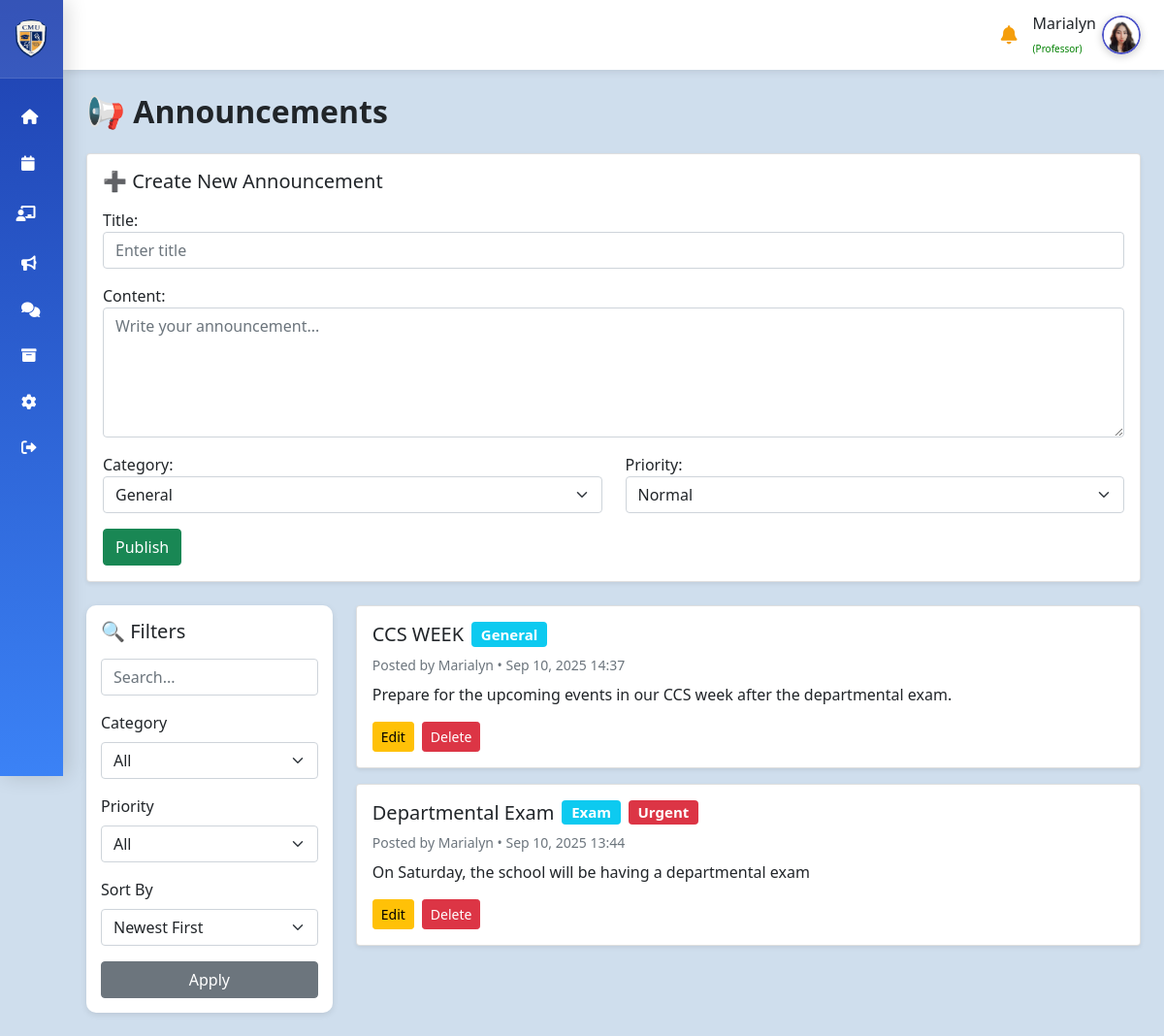
The app's page /teachers/announcement/ (signed in) with its own data.
### accounts/models.py (models this page shows, shortened)
class User(AbstractUser):
    ROLE_CHOICES = [
        ('student', 'Student'),
        ('teacher', 'Teacher'),
        ('parent', 'Parent'),
        ('admin', 'Admin'),
        ("school_admin", "School Admin"),
    ]
    role = models.CharField(
        max_length=20,
        choices=ROLE_CHOICES,
        blank=True,   # ✅ allow empty
        null=True     # ✅ allow NULL in DB
    )

class Profile(models.Model):
    user = models.OneToOneField(settings.AUTH_USER_MODEL, on_delete=models.CASCADE)
    avatar = models.ImageField(upload_to='avatars/', blank=True, null=True)  # Local uploads
    avatar_url = models.URLField(blank=True, null=True)  # For Google or external URLs

### teachers/models.py (models this page shows, shortened)
class Announcement(models.Model):
    CATEGORY_CHOICES = [
        ('exam', 'Exams'),
        ('event', 'Events'),
        ('reminder', 'Reminders'),
        ('general', 'General'),
    ]
    PRIORITY_CHOICES = [
        ('normal', 'Normal'),
        ('high', 'Urgent'),
    ]
    title = models.CharField(max_length=200)
    content = models.TextField()
    category = models.CharField(max_length=20, choices=CATEGORY_CHOICES, default='general')
    priority = models.CharField(max_length=10, choices=PRIORITY_CHOICES, default='normal')
    date_posted = models.DateTimeField(auto_now_add=True)
    author = models.ForeignKey(settings.AUTH_USER_MODEL, on_delete=models.CASCADE)

### teachers/views.py (the view)
# urls.py: path("announcement/", views.announcement_list, name="announcement_list"),
@login_required
def announcement_list(request):
    announcements = Announcement.objects.all().order_by('-date_posted')
    classes = Class.objects.filter(teacher=request.user, is_archived=False)
    search_query = request.GET.get("search")
    category = request.GET.get("category")
    priority = request.GET.get("priority")
    sort = request.GET.get("sort")
    if search_query:
        announcements = announcements.filter(title__icontains=search_query) | announcements.filter(content__icontains=search_query)
    if category:
        announcements = announcements.filter(category=category)
    if priority:
        announcements = announcements.filter(priority=priority)
    if sort == "oldest":
        announcements = announcements.order_by("date_posted")
    form = None
    if hasattr(request.user, "role") and request.user.role in ["teacher", "school_admin"]:
        if request.method == "POST":
            form = AnnouncementForm(request.POST)
            if form.is_valid():
                ann = form.save(commit=False)
                ann.author = request.user
                ann.save()
                return redirect("teachers:announcement_list")
        else:
            form = AnnouncementForm()
    return render(request, "teachers/announcement.html", {
        "announcements": announcements,
        "form": form,
        'classes': classes,
        'class_count': classes.count()
    })

### teachers/forms.py
class AnnouncementForm(forms.ModelForm):
    class Meta:
        model = Announcement
        fields = ['title', 'content', 'category', 'priority']
        widgets = {
            'title': forms.TextInput(attrs={'class': 'form-control', 'placeholder': 'Enter title'}),
            'content': forms.Textarea(attrs={'class': 'form-control', 'rows': 5, 'placeholder': 'Write your announcement...'}),
            'category': forms.Select(attrs={'class': 'form-select'}),
            'priority': forms.Select(attrs={'class': 'form-select'}),
        }

### teachers/templates/teachers/announcement.html (shortened to what this page needs)
{% load static %}
<!DOCTYPE html>
<html lang="en">
<head>
  <link rel="stylesheet" href="{% static 'teachers/dashboard.css' %}">
  <link href="https://cdn.jsdelivr.net/npm/bootstrap@5.3.3/dist/css/bootstrap.min.css" rel="stylesheet">
   <link rel="stylesheet" href="https://cdnjs.cloudflare.com/ajax/libs/font-awesome/6.4.0/css/all.min.css">
    <link href="https://cdn.jsdelivr.net/npm/bootstrap@5.1.3/dist/css/bootstrap.min.css" rel="stylesheet">
    <link href="https://cdnjs.cloudflare.com/ajax/libs/font-awesome/6.0.0/css/all.min.css" rel="stylesheet">
</head>
<body>
<div class="sidebar-hover-area" id="sidebarHoverArea"></div>
<div class="sidebar closed" id="sidebar">
    <div class="logo">
        <img src="{% static 'images/cmu.jpg' %}" alt="CMU Logo">
    </div>
    <nav class="nav-menu">
        <a href="{% url 'teachers:dashboard' %}" class="nav-item"><i class="fas fa-home"></i><span class="nav-label">Home</span></a>
        <a href="{% url 'teachers:calendar' %}" class="nav-item"><i class="fas fa-calendar"></i><span class="nav-label">Event Calendar</span></a>
        <div class="dropdown-container">
            <div class="teaching-header" id="teachingHeader">
                <div class="teaching-content">
                    <i class="fas fa-chalkboard-user"></i>
                </div>
            </div>
        </div>
        <a href="{% url 'teachers:announcement_list' %}" class="nav-item"><i class="fas fa-bullhorn"></i><span class="nav-label">Announcement</span></a>
        <a href="{% url 'teachers:messages_inbox' %}" class="nav-item"><i class="fas fa-comments"></i><span class="nav-label">Messages</span></a>
        <a href="{% url 'teachers:archived_classes' %}" class="nav-item"><i class="fas fa-archive"></i><span class="nav-label">Archived Classes</span></a>
        <a href="#" class="nav-item"><i class="fas fa-cog"></i><span class="nav-label">Settings</span></a>
        <a href="{% url 'account_logout' %}" class="nav-item"><i class="fas fa-sign-out-alt"></i><span class="nav-label">Logout</span></a>
    </nav>
</div>
<div class="main-content">
    <header class="header">
        <div class="header-right">
            <i class="fas fa-bell notification-icon"></i>
           <div class="user-profile">
                    <span>{{ user.first_name }} <br> <span style="font-size: 10px; color: green;">(Professor)</span></span>
                    <div class="user-profile" id="userProfileDropdown">
                        <div class="user-avatar" id="userAvatarBtn">
                           {% if user.profile and user.profile.avatar %}
            <img src="{{ user.profile.avatar.url }}" alt="User Avatar" class="rounded-circle" style="width:40px; height:40px; object-fit:cover;">
        {% else %}
            <div class="rounded-circle bg-primary text-white d-flex justify-content-center align-items-center"
                 style="width:40px; height:40px; font-weight:bold; font-size:18px;">
                {{ user.first_name|first|upper }}
            </div>
        {% endif %}
                        </div>
                    </div>
                </div>
        </div>
    </header>
<div class="container mt-4">
  <h2 class="fw-bold mb-4">📢 Announcements</h2>
  {% if user.role == "teacher" or user.role == "school_admin" %}
  <div class="card shadow-sm mb-4">
    <div class="card-body">
      <h5 class="mb-3">➕ Create New Announcement</h5>
      <form method="post" action="">
        <div class="mb-3">{{ form.title.label_tag }} {{ form.title }}</div>
        <div class="mb-3">{{ form.content.label_tag }} {{ form.content }}</div>
        <div class="row">
          <div class="col-md-6 mb-3">{{ form.category.label_tag }} {{ form.category }}</div>
          <div class="col-md-6 mb-3">{{ form.priority.label_tag }} {{ form.priority }}</div>
        </div>
        <button type="submit" class="btn btn-success">Publish</button>
      </form>
    </div>
  </div>
  {% endif %}
  <div class="row">
    <div class="col-md-3 mb-4">
      <div class="filter-panel">
        <h5 class="mb-3">🔍 Filters</h5>
        <form method="get">
          <div class="mb-3"><input type="text" name="search" class="form-control" placeholder="Search..."></div>
          <div class="mb-3">
            <label class="form-label">Category</label>
            <select name="category" class="form-select">
              <option value="">All</option>
            </select>
          </div>
          <div class="mb-3">
            <label class="form-label">Priority</label>
            <select name="priority" class="form-select">
              <option value="">All</option>
            </select>
          </div>
          <div class="mb-3">
            <label class="form-label">Sort By</label>
            <select name="sort" class="form-select">
              <option value="newest">Newest First</option>
            </select>
          </div>
          <button type="submit" class="btn btn-secondary w-100">Apply</button>
        </form>
      </div>
    </div>
    <div class="col-md-9">
      {% for announcement in announcements %}
      <div class="card announcement-card shadow-sm mb-3">
  <div class="card-body">
    <h5 class="card-title d-flex align-items-center">
      {{ announcement.title }}
      <span class="badge bg-info ms-2">{{ announcement.category|title }}</span>
      {% if announcement.priority == "high" %}
      <span class="badge bg-danger ms-2">Urgent</span>
      {% endif %}
    </h5>
    <p class="text-muted small mb-2">
      Posted by {{ announcement.author.get_full_name|default:announcement.author.username }}
      • {{ announcement.date_posted|date:"M d, Y H:i" }}
    </p>
    <p class="card-text">{{ announcement.content|truncatewords:25 }}</p>
    <div class="d-flex align-items-center gap-2">
      {% if user == announcement.author or user.role == "school_admin" %}
        <a href="{% url 'teachers:announcement_edit' announcement.id %}"
           class="btn btn-sm btn-warning">
           Edit
        </a>
        <form method="post"
              action="{% url 'teachers:announcement_delete' announcement.id %}"
              style="display:inline;">
          <button type="submit" class="btn btn-sm btn-danger">Delete</button>
        </form>
      {% endif %}
    </div>
  </div>
</div>
      {% empty %}
      <div class="alert alert-info">No announcements found.</div>
      {% endfor %}
    </div>
  </div>
</div>
</div>
</body>
</html>

### static/teachers/dashboard.css (style rules this page uses)
* { margin: 0; padding: 0; box-sizing: border-box; }
body { font-family: 'Segoe UI', Arial, sans-serif; background: #f5f7fa; display: flex; height: 100vh; overflow-x: hidden; }
.sidebar { width: 350px; background: linear-gradient(180deg, #1e40af 0%, #3b82f6 100%); box-shadow: 4px 0 20px rgba(0,0,0,0.15); display: flex; flex-direction: column; transition: transform 0.3s ease; z-index: 1000; }
.logo { display: flex; align-items: center; padding: 20px; border-bottom: 1px solid rgba(255,255,255,0.1); background: rgba(255,255,255,0.1); }
.logo img { width: 40px; height: 40px; margin-right: 12px; border-radius: 50%; }
.nav-menu { flex: 1; padding: 16px 0; }
.nav-item { display: flex; align-items: center; padding: 16px 24px; color: rgba(255,255,255,0.85); text-decoration: none; transition: all 0.3s ease; font-size: 0.95rem; font-weight: 500; }
.nav-item i { margin-right: 20px; color:white; }
.main-content { flex: 1; display: flex; flex-direction: column; }
.header { background: #fff; padding: 12px 24px; box-shadow: 0 2px 8px rgba(0,0,0,0.1); display: flex; justify-content: space-between; align-items: center; }
.header-right { display: flex; align-items: center; gap: 16px; }
.notification-icon { color: #f59e0b; font-size: 1.2rem; cursor: pointer; }
.user-profile { display: flex; align-items: center; gap: 10px; }
.user-avatar { width: 40px; height: 40px; border-radius: 50%; overflow: hidden; box-shadow: 0 2px 8px rgba(0,0,0,0.2); }
.user-avatar img { width: 100%; height: 100%; object-fit: cover; }
.btn { padding: 12px 24px; border: none; border-radius: 8px; font-size: 1rem; font-weight: 600; cursor: pointer; transition: all 0.2s; }

### teachers/templates/teachers/announcement.html (style rules this page uses)
body { background-color: #cfdeed; }
.announcement-card { transition: transform 0.2s ease; }
.filter-panel { background: #fff; padding: 15px; border-radius: 10px; box-shadow: 0 2px 6px rgba(0,0,0,0.1); }
.sidebar { width: 280px; background: linear-gradient(180deg, #1e40af, #3b82f6); color: #fff; height: 100vh; position: fixed; left: 0; top: 0; z-index: 1000; display: flex; flex-direction: column; transition: width 0.28s cubic-bezier(.4,2,.7,.9); overflow: hidden; }
.sidebar.closed { width: 65px; }
.sidebar .logo { display: flex; align-items: center; padding: 20px; border-bottom: 1px solid rgba(255,255,255,0.1); background: rgba(255,255,255,0.1); transition: padding .3s; }
.sidebar.closed .logo { padding: 20px 12px; }
.logo img { width: 40px; height: 40px; border-radius: 50%; margin-right: 12px; transition: margin 0.3s; }
.sidebar.closed .logo img { margin-right: 0; }
.nav-menu { flex: 1; padding: 16px 0; }
.nav-item { display: flex; align-items: center; padding: 16px 24px; color: white; text-decoration: none; transition: all 0.22s; font-size: 0.97rem; font-weight: 500; white-space: nowrap; }
.nav-item i { margin-right: 15px; color: white; min-width: 21px; }
.sidebar.closed .nav-item { justify-content: center; padding: 16px 0; }
.sidebar.closed .nav-item i { margin-right: 0; }
.dropdown-container { position: relative; }
.sidebar.closed .dropdown-container .teaching-header { justify-content: center; }
.teaching-header { display: flex; align-items: center; justify-content: space-between; padding: 12px 16px; cursor: pointer; transition: all 0.3s ease; }
.teaching-content { display: flex; align-items: center; color: white; }
.teaching-content i { width: 32px; height: 32px; border-radius: 50%; margin-right: 12px; display: flex; align-items: center; justify-content: center; font-size: 16px; color: white; }
.sidebar-hover-area { position: fixed; left: 0; top: 0; width: 22px; height: 100vh; z-index: 1050; background: transparent; }
.main-content { margin-left: 280px; transition: margin-left 0.28s cubic-bezier(.4,2,.7,.9); }
.sidebar.closed ~ .main-content { margin-left: 65px; }
.user-profile { position: relative; display: flex; align-items: center; gap: 6px; cursor: pointer; }
.user-profile .user-avatar img { width: 37px; height: 37px; border-radius: 50%; object-fit: cover; border: 2px solid #4e54c8; }

### records on screen
User: first_name "Marialyn", profile.avatar (picture)
Announcement: title "CCS WEEK", category "General", author.get_full_name "Marialyn", date_posted "Sep 10, 2025 14:37", content "Prepare for the upcoming events in our CCS week after the departmental exam.", shows "Edit"
Announcement: title "Departmental Exam", category "Exam", priority "Urgent", author.get_full_name "Marialyn", date_posted "Sep 10, 2025 13:44", content "On Saturday, the school will be having a departmental exam", shows "Edit"
